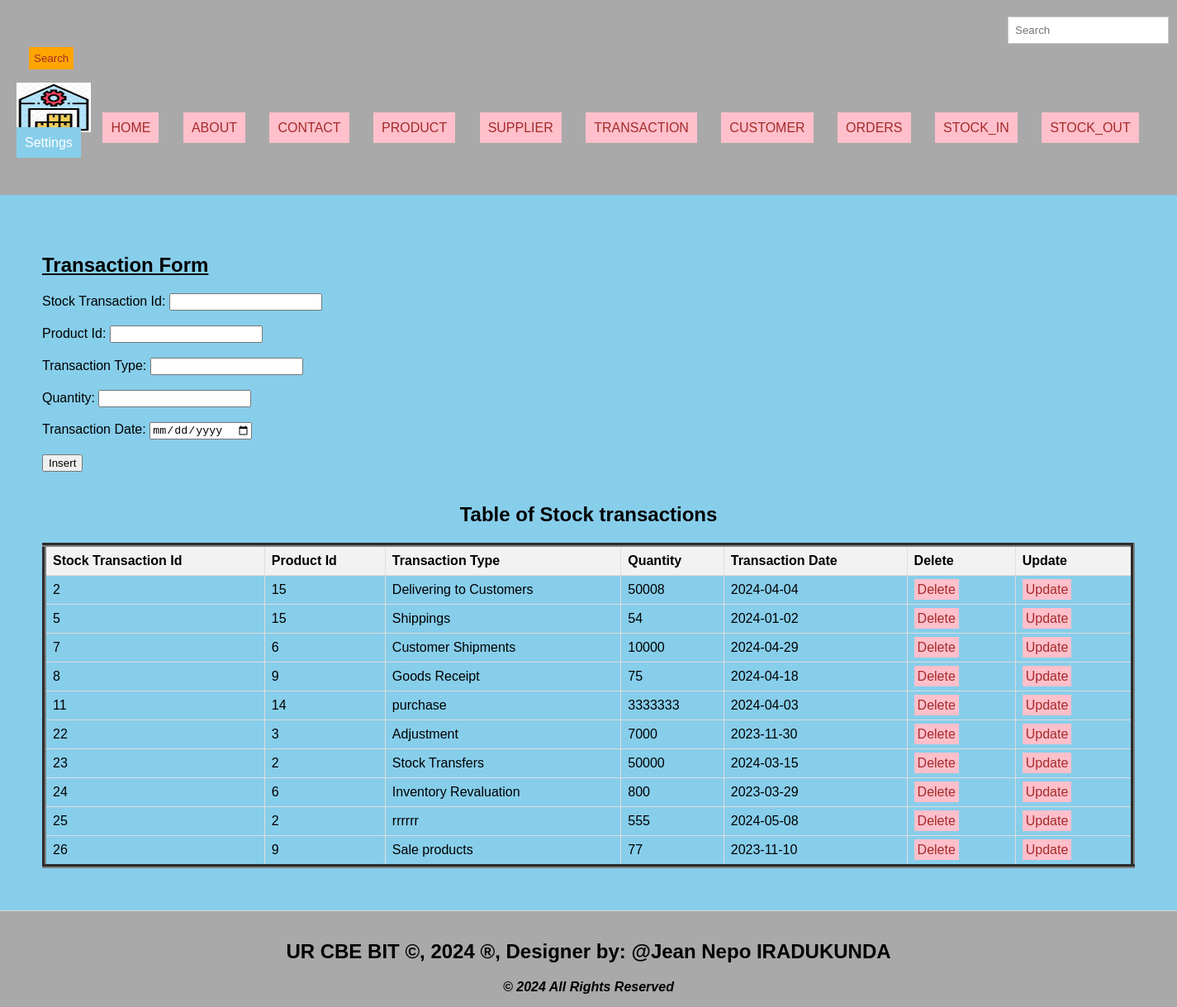
/transaction.php, run on the app's committed database.
### tables this page shows
CREATE TABLE `stock_transaction` (
  `Stock_Transaction_Id` int(11) NOT NULL,
  `Product_Id` int(11) NOT NULL,
  `Transaction_Type` varchar(60) NOT NULL,
  `Quantity` int(11) NOT NULL,
  `Transaction_Date` date NOT NULL
);

### transaction.php (the view, shortened to what this page needs)
<!DOCTYPE html>
<html lang="en">
<head>
  <link rel="stylesheet" type="text/css" href="style.css" title="style 1" media="screen, tv, projection, handheld, print"/>
</head>
<header>
<body bgcolor="skyblue">
 <form class="d-flex" role="search" action="search.php" method="GET">
      <input class="form-control me-2" type="search" placeholder="Search" aria-label="Search" name="query">
      <button class="btn btn-outline-success" type="submit">Search</button>
    </form>
  <ul style="list-style-type: none; padding: 0;">
    <li style="display: inline; margin-right: 10px;">
    <img src="./Images/Logo.jpeg" width="90" height="60" alt="Logo">
  </li>
    <li style="display: inline; margin-right: 10px;"><a href="./home.html">HOME</a>
  </li>
    <li style="display: inline; margin-right: 10px;"><a href="./about.html">ABOUT</a>
  </li>
    <li style="display: inline; margin-right: 10px;"><a href="./contact.html">CONTACT</a>
  </li>
    <li style="display: inline; margin-right: 10px;"><a href="./product.php">PRODUCT</a>
  </li>
    <li style="display: inline; margin-right: 10px;"><a href="./supplier.php">SUPPLIER</a>
  </li>
    <li style="display: inline; margin-right: 10px;"><a href="./transaction.php">TRANSACTION</a>
  </li>
    <li style="display: inline; margin-right: 10px;"><a href="./customer.php">CUSTOMER</a>
  </li>
    <li style="display: inline; margin-right: 10px;"><a href="./order.php">ORDERS</a>
  </li>
    <li style="display: inline; margin-right: 10px;"><a href="./stockin.php">STOCK_IN</a>
  </li>
    <li style="display: inline; margin-right: 10px;"><a href="./stockout.php">STOCK_OUT</a>
  </li>
    <li class="dropdown" style="display: inline; margin-right: 10px;">
      <a href="#" style="padding: 10px; color: white; background-color: skyblue; text-decoration: none; margin-right: 15px;">Settings</a>
    </li><br><br>
  </ul>
</header>
<section>
<h1><u> Transaction Form </u></h1>
<form method="post" onsubmit="return confirmInsert();">
  <label for="transid">Stock Transaction Id:</label>
  <input type="number" id="transid" name="transid"><br><br>
  <label for="pid">Product Id:</label>
  <input type="number" id="pid" name="pid" required><br><br>
  <label for="transtype">Transaction Type:</label>
  <input type="text" id="transtype" name="transtype" required><br><br>
  <label for="qty">Quantity:</label>
  <input type="number" id="qty" name="qty" required><br><br>
  <label for="transdate">Transaction Date:</label>
  <input type="date" id="transdate" name="transdate" required><br><br>
  <input type="submit" name="submit" value="Insert"><br><br>
</form>
<!DOCTYPE html>
<html>
<head>
</head>
<body>
    <center><h2>Table of Stock transactions</h2></center>
    <table border="5">
        <tr>
            <th>Stock Transaction Id</th>
            <th>Product Id</th>
            <th>Transaction Type</th>
            <th>Quantity</th>
            <th>Transaction Date</th>
            <th>Delete</th>
            <th>Update</th>
        </tr>
        <?php
        include('Database_Connection.php');
        $sql = "SELECT * FROM Stock_transaction";
        $result = $connection->query($sql);
        if ($result->num_rows > 0) {
            while ($row = $result->fetch_assoc()) {
                $transid = $row['Stock_Transaction_Id'];
                echo "<tr>
                    <td>" . $row['Stock_Transaction_Id'] . "</td>
                    <td>" . $row['Product_Id'] . "</td>
                    <td>" . $row['Transaction_Type'] . "</td>
                    <td>" . $row['Quantity'] . "</td>
                    <td>" . $row['Transaction_Date'] . "</td>
                    <td><a style='padding:4px' href='delete_transaction.php?Stock_Transaction_Id=$transid'>Delete</a></td>
                    <td><a style='padding:4px' href='update_transaction.php?Stock_Transaction_Id=$transid'>Update</a></td>
                </tr>";
            }
        } else {
            echo "<tr><td colspan='6'>No data found</td></tr>";
        }
        ?>
    </table>
</body>
</section>
<footer>
 <marquee behavior='alternate'>
<b><h2>UR CBE BIT &copy, 2024 &reg, Designer by: @Jean Nepo IRADUKUNDA</h2></b>
</marquee>
<center><b><i>&copy 2024 All Rights Reserved</i></b></center>
</footer>
</body>
</html>

### style.css (style rules this page uses)
body { font-family: Arial, sans-serif; margin: 0; padding: 0; }
.form-control { padding: 8px; margin-left: 4px; border: 1px solid #ccc; }
.btn { padding: 6px; background-color: orange; color: brown; border: none; }
.dropdown { position: relative; display: inline; margin-right: 10px; }
body { font-family: Arial,sans-serif; margin:0; padding:0; }
header { background-color:darkgray; padding: 20px; }
.dropdown { position: right; display:right; direction:rtl; }
section { padding:28px; border-bottom: 1px solid #ddd; }
footer { text-align: center; padding: 15px; background-color:darkgray; }

### transaction.php (style rules this page uses)
a { padding: 10px; color: white; background-color: pink; text-decoration: none; margin-right: 15px; }
a:link { color: brown; }
button.btn { margin-left: 15px; margin-top: 4px; }
input.form-control { margin-left: 1200px; padding: 8px; }
section { padding:51px; border-bottom: 1px solid #ddd; }
footer { text-align: center; padding: 15px; background-color:darkgray; }
table { width: 100%; border-collapse: collapse; }
th, td { border: 1px solid #ddd; padding: 8px; text-align: left; }
th { background-color: #f2f2f2; }

### data on the page
stock_transaction: Stock_Transaction_Id "2", Product_Id "15", Transaction_Type "Delivering to Customers", Quantity "50008", Transaction_Date "2024-04-04"
stock_transaction: Stock_Transaction_Id "5", Product_Id "15", Transaction_Type "Shippings", Quantity "54", Transaction_Date "2024-01-02"
stock_transaction: Stock_Transaction_Id "7", Product_Id "6", Transaction_Type "Customer Shipments", Quantity "10000", Transaction_Date "2024-04-29"
stock_transaction: Stock_Transaction_Id "8", Product_Id "9", Transaction_Type "Goods Receipt", Quantity "75", Transaction_Date "2024-04-18"
stock_transaction: Stock_Transaction_Id "11", Product_Id "14", Transaction_Type "purchase", Quantity "3333333", Transaction_Date "2024-04-03"
stock_transaction: Stock_Transaction_Id "22", Product_Id "3", Transaction_Type "Adjustment", Quantity "7000", Transaction_Date "2023-11-30"
stock_transaction: Stock_Transaction_Id "23", Product_Id "2", Transaction_Type "Stock Transfers", Quantity "50000", Transaction_Date "2024-03-15"
stock_transaction: Stock_Transaction_Id "24", Product_Id "6", Transaction_Type "Inventory Revaluation", Quantity "800", Transaction_Date "2023-03-29"
stock_transaction: Stock_Transaction_Id "25", Product_Id "2", Transaction_Type "rrrrrr", Quantity "555", Transaction_Date "2024-05-08"
stock_transaction: Stock_Transaction_Id "26", Product_Id "9", Transaction_Type "Sale products", Quantity "77", Transaction_Date "2023-11-10"
